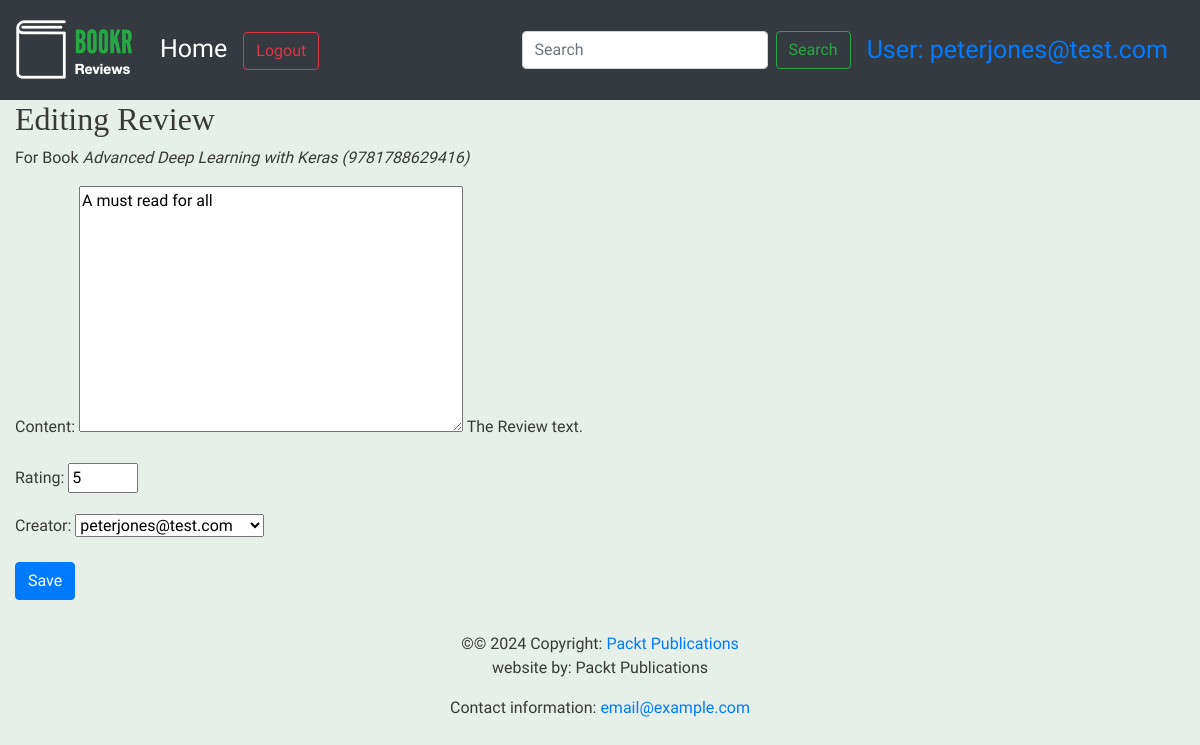
/books/1/reviews/1/ (signed in), run on the app's committed database.
### reviews/models.py (models this page shows, shortened)
class Book(models.Model):
  title = models.CharField(max_length=70, help_text="The title of the book.")
  publication_date = models.DateField(verbose_name="Date the book was published.")
  isbn = models.CharField(max_length=20, verbose_name="ISBN number of the book.")
  publisher = models.ForeignKey(Publisher, on_delete=models.CASCADE)
  contributors = models.ManyToManyField("Contributor", through="BookContributor")
  cover = models.ImageField(upload_to="book_covers/", null=True, blank=True)
  sample = models.FileField(upload_to="book_samples/", null=True, blank=True)
  def __str__(self):
    return f'{self.title} ({self.isbn})'

class Review(models.Model):
  content = models.TextField(help_text="The Review text.")
  rating = models.IntegerField(help_text="The rating the reviewer has given.")
  date_created = models.DateTimeField(auto_now_add=True, help_text="The date and time the review was created.")
  date_edited = models.DateTimeField(null=True, help_text="The date and time the review was last edited.")
  creator = models.ForeignKey(auth.get_user_model(), on_delete=models.CASCADE)
  book = models.ForeignKey(Book, on_delete=models.CASCADE, help_text="The Book that this review is for.")

### reviews/views.py (the view)
# urls.py: path('books/<int:b_pk>/reviews/<int:r_pk>/', views.review_edit, name="review_edit"),
@login_required
def review_edit(request, b_pk, r_pk=None):
  book = get_object_or_404(Book, pk=b_pk)
  if r_pk:
    review = get_object_or_404(Review, book_id=b_pk, pk=r_pk)
    user = request.user
    if not user.is_staff and review.creator.id != user.id:
      raise PermissionDenied
  else:
    review = None
  if request.method == "POST":
    form = ReviewForm(request.POST, instance=review)
    if form.is_valid():
      updated_review = form.save(False)
      updated_review.book = book
      if review:
        updated_review.date_edited = timezone.now()
        messages.success(request, f"Review for {book} updated.")
      else:
        messages.success(request, f"Review for {book} created.")
      updated_review.save()
      return redirect("book_detail", book.pk)
  else:
    form = ReviewForm(instance=review)
  context = {
    "form": form,
    "instance": review,
    "model_type": "Review",
    "related_instance": book,
    "related_model_type": "Book"
  }
  return render(request, "reviews/review_form.html", context)

### reviews/forms.py
class ReviewForm(forms.ModelForm):
  class Meta:
    model = Review
    exclude = ("book", "date_edited")
  rating = forms.IntegerField(min_value=0, max_value=5)

### reviews/templates/reviews/review_form.html (shortened to what this page needs)
{% extends 'reviews/base.html' %}
{% block content %}
  <h2>
    {% if instance %}
      Editing {{ model_type }}
    {% else %}
      New {{ model_type }}
    {% endif %}
  </h2>
  {% if related_model_type and related_instance %}
    <p>For {{ related_model_type }} <em>{{ related_instance }}</em></p>
  {% endif %}
  <form method="post">
    {{ form.as_p }}
    <p>
      <button class="btn btn-primary" type="submit">
        {% if instance %}Save{% else %}Create{% endif %}
      </button>
    </p>
  </form>
{% endblock %}

### templates/base.html (shortened to what this page needs)
<!DOCTYPE html>
{% load static %}
<html lang="en">
<head>
  <link rel="stylesheet" href="https://stackpath.bootstrapcdn.com/bootstrap/4.4.1/css/bootstrap.min.css">
  <link rel="stylesheet" href="https://cdnjs.cloudflare.com/ajax/libs/font-awesome/4.7.0/css/font-awesome.min.css">
  <link rel="stylesheet" href="{% static 'main.css' %}">
</head>
<body>
  <nav class="navbar navbar-expand-sm navbar-dark bg-dark sticky-top">
    <a class="navbar-brand" href="/">{% block brand %}<img src="{% static 'logo.png' %}">{% endblock %}</a>
    <div class="collapse navbar-collapse" id="navbarSupportedContent">
      <ul class="navbar-nav mr-auto">
        <li class="nav-item active">
          <a class="nav-link" href="/books/">Home <span class="sr-only">(current)</span></a>
        </li>
        {% if user.is_authenticated %}
          <li class="nav-item">
            <a class="nav-link">
              <form method="post" action="{% url 'accounts:logout' %}">
              <button class="btn btn-outline-danger my-2 my-sm-0" type="submit">Logout</button>
            </form>
            </a>
          </li>
        {% else %}
          <li class="nav-item">
            <a class="nav-link" href="{% url 'accounts:login' %}">Login</a>
          </li>
        {% endif %}
      </ul>
      <form class="form-inline my-2 my-lg-0" action="{% url 'book_search' %}">
        <input class="form-control mr-sm-2" type="search" placeholder="Search" aria-label="Search" name="search" value="{{ search_text }}" minlength="3">
        <button class="btn btn-outline-success my-2 my-sm-0" type="submit">Search</button>
      </form>
      {% if user.is_authenticated %}
        <a class="nav-link" href="{% url 'profile' %}">User: {{ user.username }}</a>
      {% endif %}
    </div>
  </nav>
  <div class="container-fluid">
    {% block content %}{% endblock %}
  </div>
  <footer class="page-footer font-small blue">
    <div class="footer-copyright text-center py-3">&copy;© 2024 Copyright:
      <a href="https://www.packtpub.com">Packt Publications</a>
      <p>website by: Packt Publications</p>
      <p>Contact information: <a href="mailto:email@example.com">email@example.com</a></p>
    </div>
  </footer>
</body>
</html>

### static/main.css (style rules this page uses)
.navbar { min-height: 100px; font-size: 25px; background-color: #74992e; }
.navbar-brand { font-size: 25px; }
body { font-family: 'Source Sans Pro', sans-serif; background-color: #e6efe8; color: #393939; }
h1, h2, h3, h4, h5, h6 { font-family: 'Libre Baskerville', serif; }

### data on the page
Book: title+isbn "Advanced Deep Learning with Keras (9781788629416)"
Review: content "A must read for all", rating "5", creator "peterjones@test.com"

### other printed values
{{ user.username }} "peterjones@test.com"
{{ model_type }} "Review"
{{ related_model_type }} "Book"
